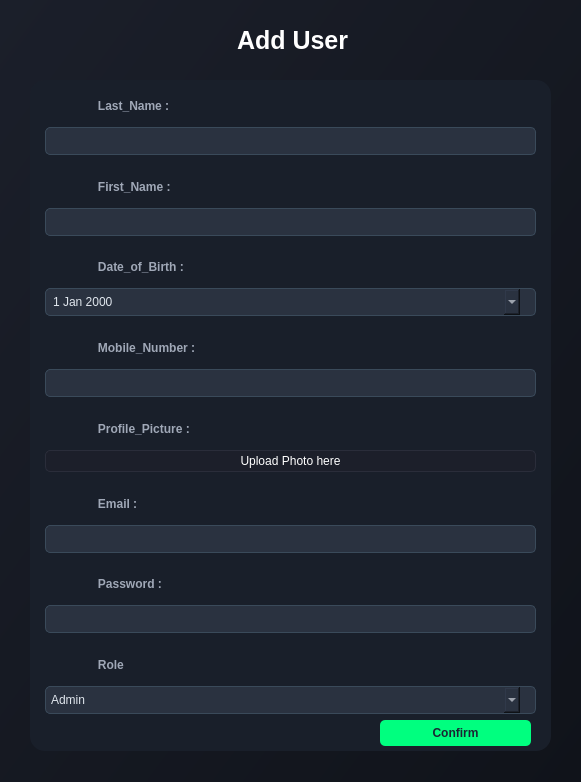
<?xml version="1.0" encoding="UTF-8"?>
<ui version="4.0">
 <class>AddUser</class>
 <widget class="QWidget" name="Form">
  <property name="geometry">
   <rect>
    <x>0</x>
    <y>0</y>
    <width>581</width>
    <height>782</height>
   </rect>
  </property>
  <property name="windowTitle">
   <string>Form</string>
  </property>
  <property name="styleSheet">
   <string notr="true">background: qlineargradient(x1:0, y1:0, x2:1, y2:1, stop:0 #1b1f2a, stop:1 #10131a);</string>
  </property>
  <widget class="QWidget" name="widget" native="true">
   <property name="geometry">
    <rect>
     <x>30</x>
     <y>80</y>
     <width>521</width>
     <height>671</height>
    </rect>
   </property>
   <property name="styleSheet">
    <string notr="true">background-color: rgb(25, 31, 42);
    color: #FFFFFF;
    font-family: 'Segoe UI', Arial, sans-serif;
    font-size: 12px;
    border-radius: 15px;
    padding: 15px;
    spacing: 2px;
</string>
   </property>
   <layout class="QGridLayout" name="gridLayout_3">
    <item row="4" column="0">
     <widget class="QLabel" name="label_8">
      <property name="styleSheet">
       <string notr="true">color: #A0A8B7;
font-weight: bold;
padding-bottom: 5px;background-color:transparent;</string>
      </property>
      <property name="text">
       <string>               Date_of_Birth :</string>
      </property>
     </widget>
    </item>
    <item row="1" column="0">
     <widget class="QLineEdit" name="nom">
      <property name="styleSheet">
       <string notr="true">background-color: #2A3240; /* Darker blue-gray for input fields */
    border: 1px solid #3A4A5A; /* Subtle blue-gray border */
    border-radius: 5px;
    padding: 5px;
    color: #E0E6ED; /* Light gray text for readability */
    margin-left: 15px;
    margin-right: 15px;
</string>
      </property>
     </widget>
    </item>
    <item row="19" column="0">
     <widget class="QComboBox" name="Role">
      <property name="styleSheet">
       <string notr="true">QComboBox#Role{
background-color: #2A3240;
  border: 1px solid #3A4A5A;
    border-radius: 5px;
    padding: 5px;
    color: #E0E6ED;
    margin-left: 15px;
    margin-right: 15px;
}

QComboBox#Role::focus {
    border: 1px solid #00FF7F;
    background-color: #323A48;
}</string>
      </property>
      <item>
       <property name="text">
        <string>Admin</string>
       </property>
      </item>
      <item>
       <property name="text">
        <string>Employee</string>
       </property>
      </item>
      <item>
       <property name="text">
        <string>Coach</string>
       </property>
      </item>
     </widget>
    </item>
    <item row="13" column="0">
     <widget class="QLineEdit" name="email">
      <property name="styleSheet">
       <string notr="true">background-color: #2A3240; /* Darker blue-gray for input fields */
    border: 1px solid #3A4A5A; /* Subtle blue-gray border */
    border-radius: 5px;
    padding: 5px;
    color: #E0E6ED; /* Light gray text for readability */
    margin-left: 15px;
    margin-right: 15px;
</string>
      </property>
     </widget>
    </item>
    <item row="2" column="0">
     <widget class="QLabel" name="label_4">
      <property name="styleSheet">
       <string notr="true">color: #A0A8B7;
font-weight: bold;
padding-bottom: 5px;background-color:transparent;</string>
      </property>
      <property name="text">
       <string>               First_Name :</string>
      </property>
     </widget>
    </item>
    <item row="0" column="0">
     <widget class="QLabel" name="label_3">
      <property name="styleSheet">
       <string notr="true">color: #A0A8B7;
font-weight: bold;
padding-bottom: 5px;background-color:transparent;</string>
      </property>
      <property name="text">
       <string>               Last_Name :</string>
      </property>
     </widget>
    </item>
    <item row="17" column="0">
     <widget class="QLineEdit" name="password">
      <property name="styleSheet">
       <string notr="true">background-color: #2A3240; /* Darker blue-gray for input fields */
    border: 1px solid #3A4A5A; /* Subtle blue-gray border */
    border-radius: 5px;
    padding: 5px;
    color: #E0E6ED; /* Light gray text for readability */
    margin-left: 15px;
    margin-right: 15px;
</string>
      </property>
      <property name="echoMode">
       <enum>QLineEdit::EchoMode::Password</enum>
      </property>
     </widget>
    </item>
    <item row="9" column="0">
     <widget class="QPushButton" name="uploadPhotoButton">
      <property name="styleSheet">
       <string notr="true">background-color: #1C1F2A;
border: 1px solid #2A2D3A;
border-radius: 5px;
padding: 3px;
color: white;
margin-left: 15px;
margin-right:15px;
</string>
      </property>
      <property name="text">
       <string>Upload Photo here</string>
      </property>
     </widget>
    </item>
    <item row="12" column="0">
     <widget class="QLabel" name="label_5">
      <property name="styleSheet">
       <string notr="true">color: #A0A8B7;
font-weight: bold;
padding-bottom: 5px;background-color:transparent;</string>
      </property>
      <property name="text">
       <string>               Email :</string>
      </property>
     </widget>
    </item>
    <item row="20" column="0">
     <widget class="QPushButton" name="button1">
      <property name="styleSheet">
       <string notr="true">background-color: #00FF7F; /* Green to match the accent */
    color: #1A2633; /* Dark blue text for contrast */
    font-size: 12px;
    font-weight: bold;
    border-radius: 5px;
    padding: 6px 12px;
    margin-left: 350px;
    margin-right: 20px;
    margin-bottom: 5px;</string>
      </property>
      <property name="text">
       <string>Confirm</string>
      </property>
     </widget>
    </item>
    <item row="7" column="0">
     <widget class="QLineEdit" name="number">
      <property name="styleSheet">
       <string notr="true">background-color: #2A3240; /* Darker blue-gray for input fields */
    border: 1px solid #3A4A5A; /* Subtle blue-gray border */
    border-radius: 5px;
    padding: 5px;
    color: #E0E6ED; /* Light gray text for readability */
    margin-left: 15px;
    margin-right: 15px;
</string>
      </property>
     </widget>
    </item>
    <item row="6" column="0">
     <widget class="QLabel" name="label_6">
      <property name="styleSheet">
       <string notr="true">color: #A0A8B7;
font-weight: bold;
padding-bottom: 5px;background-color:transparent;</string>
      </property>
      <property name="text">
       <string>               Mobile_Number :</string>
      </property>
     </widget>
    </item>
    <item row="8" column="0">
     <widget class="QLabel" name="label_10">
      <property name="styleSheet">
       <string notr="true">color: #A0A8B7;
font-weight: bold;
padding-bottom: 5px;background-color:transparent;</string>
      </property>
      <property name="text">
       <string>               Profile_Picture :</string>
      </property>
     </widget>
    </item>
    <item row="5" column="0">
     <widget class="QDateEdit" name="birthday">
      <property name="styleSheet">
       <string notr="true">QDateEdit#birthday{
background-color: #2A3240;
  border: 1px solid #3A4A5A;
    border-radius: 5px;
    padding: 5px;
    color: #E0E6ED;
    margin-left: 15px;
    margin-right: 15px;
}

QDateEdit#birthday:focus {
    border: 1px solid #00FF7F;
    background-color: #323A48;
}</string>
      </property>
      <property name="calendarPopup">
       <bool>true</bool>
      </property>
     </widget>
    </item>
    <item row="16" column="0">
     <widget class="QLabel" name="label_7">
      <property name="styleSheet">
       <string notr="true">color: #A0A8B7;
font-weight: bold;
padding-bottom: 5px;background-color:transparent;</string>
      </property>
      <property name="text">
       <string>               Password :</string>
      </property>
     </widget>
    </item>
    <item row="3" column="0">
     <widget class="QLineEdit" name="prenom">
      <property name="styleSheet">
       <string notr="true">background-color: #2A3240; /* Darker blue-gray for input fields */
    border: 1px solid #3A4A5A; /* Subtle blue-gray border */
    border-radius: 5px;
    padding: 5px;
    color: #E0E6ED; /* Light gray text for readability */
    margin-left: 15px;
    margin-right: 15px;
</string>
      </property>
     </widget>
    </item>
    <item row="18" column="0">
     <widget class="QLabel" name="label_9">
      <property name="styleSheet">
       <string notr="true">color: #A0A8B7;
font-weight: bold;
padding-bottom: 5px;background-color:transparent;</string>
      </property>
      <property name="text">
       <string>               Role</string>
      </property>
     </widget>
    </item>
   </layout>
  </widget>
  <widget class="QLabel" name="label_11">
   <property name="geometry">
    <rect>
     <x>220</x>
     <y>20</y>
     <width>151</width>
     <height>41</height>
    </rect>
   </property>
   <property name="font">
    <font>
     <pointsize>-1</pointsize>
     <bold>true</bold>
    </font>
   </property>
   <property name="styleSheet">
    <string notr="true">/* Style for the Adjust Team title label */
QLabel#label_11 {
    background-color: transparent; /* Dark background matching the app */
    color: #FFFFFF; /* White text for contrast */
    font-size: 25px; /* Larger font for title emphasis */
    font-weight: bold; /* Bold for a strong title appearance */


    padding: 5px 10px; /* Padding for a balanced look */
}</string>
   </property>
   <property name="text">
    <string>Add User</string>
   </property>
  </widget>
  <widget class="QLabel" name="label_28">
   <property name="geometry">
    <rect>
     <x>60</x>
     <y>100</y>
     <width>17</width>
     <height>17</height>
    </rect>
   </property>
   <property name="styleSheet">
    <string notr="true">color: #B0C0D0;background-color:transparent;</string>
   </property>
   <property name="text">
    <string/>
   </property>
   <property name="pixmap">
    <pixmap resource="ressources.qrc">:/img/Userr.png</pixmap>
   </property>
   <property name="scaledContents">
    <bool>true</bool>
   </property>
  </widget>
  <widget class="QLabel" name="label_29">
   <property name="geometry">
    <rect>
     <x>60</x>
     <y>180</y>
     <width>17</width>
     <height>17</height>
    </rect>
   </property>
   <property name="styleSheet">
    <string notr="true">color: #B0C0D0;background-color:transparent;</string>
   </property>
   <property name="text">
    <string/>
   </property>
   <property name="pixmap">
    <pixmap resource="ressources.qrc">:/img/Userr.png</pixmap>
   </property>
   <property name="scaledContents">
    <bool>true</bool>
   </property>
  </widget>
  <widget class="QLabel" name="label_30">
   <property name="geometry">
    <rect>
     <x>60</x>
     <y>260</y>
     <width>17</width>
     <height>17</height>
    </rect>
   </property>
   <property name="styleSheet">
    <string notr="true">color: #B0C0D0;background-color:transparent;</string>
   </property>
   <property name="text">
    <string/>
   </property>
   <property name="pixmap">
    <pixmap resource="ressources.qrc">:/img/StartDate.png</pixmap>
   </property>
   <property name="scaledContents">
    <bool>true</bool>
   </property>
  </widget>
  <widget class="QLabel" name="label_31">
   <property name="geometry">
    <rect>
     <x>60</x>
     <y>644</y>
     <width>17</width>
     <height>17</height>
    </rect>
   </property>
   <property name="styleSheet">
    <string notr="true">color: #B0C0D0;background-color:transparent;</string>
   </property>
   <property name="text">
    <string/>
   </property>
   <property name="pixmap">
    <pixmap resource="ressources.qrc">:/img/compType.png</pixmap>
   </property>
   <property name="scaledContents">
    <bool>true</bool>
   </property>
  </widget>
  <widget class="QLabel" name="label_32">
   <property name="geometry">
    <rect>
     <x>50</x>
     <y>480</y>
     <width>40</width>
     <height>40</height>
    </rect>
   </property>
   <property name="styleSheet">
    <string notr="true">color: #B0C0D0;background-color:transparent;</string>
   </property>
   <property name="text">
    <string/>
   </property>
   <property name="pixmap">
    <pixmap resource="ressources.qrc">:/img/mailIcon.png</pixmap>
   </property>
   <property name="scaledContents">
    <bool>true</bool>
   </property>
  </widget>
  <widget class="QLabel" name="label_33">
   <property name="geometry">
    <rect>
     <x>59</x>
     <y>415</y>
     <width>21</width>
     <height>17</height>
    </rect>
   </property>
   <property name="styleSheet">
    <string notr="true">color: #B0C0D0;background-color:transparent;</string>
   </property>
   <property name="text">
    <string/>
   </property>
   <property name="pixmap">
    <pixmap resource="ressources.qrc">:/img/cam.png</pixmap>
   </property>
   <property name="scaledContents">
    <bool>true</bool>
   </property>
  </widget>
  <widget class="QLabel" name="label_34">
   <property name="geometry">
    <rect>
     <x>47</x>
     <y>557</y>
     <width>40</width>
     <height>40</height>
    </rect>
   </property>
   <property name="styleSheet">
    <string notr="true">color: #B0C0D0;background-color:transparent;</string>
   </property>
   <property name="text">
    <string/>
   </property>
   <property name="pixmap">
    <pixmap resource="ressources.qrc">:/img/passwordIcon.png</pixmap>
   </property>
   <property name="scaledContents">
    <bool>true</bool>
   </property>
  </widget>
  <widget class="QLabel" name="label_35">
   <property name="geometry">
    <rect>
     <x>60</x>
     <y>340</y>
     <width>17</width>
     <height>17</height>
    </rect>
   </property>
   <property name="styleSheet">
    <string notr="true">color: #B0C0D0;background-color:transparent;</string>
   </property>
   <property name="text">
    <string/>
   </property>
   <property name="pixmap">
    <pixmap resource="ressources.qrc">:/img/mobile.png</pixmap>
   </property>
   <property name="scaledContents">
    <bool>true</bool>
   </property>
  </widget>
 </widget>
 <resources>
  <include location="ressources.qrc"/>
 </resources>
 <connections/>
</ui>
